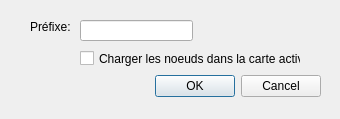
<?xml version="1.0" encoding="UTF-8"?>
<ui version="4.0">
 <class>reseaux</class>
 <widget class="QDialog" name="reseaux">
  <property name="geometry">
   <rect>
    <x>0</x>
    <y>0</y>
    <width>340</width>
    <height>119</height>
   </rect>
  </property>
  <property name="windowTitle">
   <string>Créer graphe</string>
  </property>
  <widget class="QDialogButtonBox" name="buttonBox">
   <property name="geometry">
    <rect>
     <x>20</x>
     <y>70</y>
     <width>301</width>
     <height>32</height>
    </rect>
   </property>
   <property name="orientation">
    <enum>Qt::Horizontal</enum>
   </property>
   <property name="standardButtons">
    <set>QDialogButtonBox::Cancel|QDialogButtonBox::Ok</set>
   </property>
  </widget>
  <widget class="QLineEdit" name="lineEdit">
   <property name="geometry">
    <rect>
     <x>80</x>
     <y>20</y>
     <width>113</width>
     <height>21</height>
    </rect>
   </property>
  </widget>
  <widget class="QLabel" name="label">
   <property name="geometry">
    <rect>
     <x>30</x>
     <y>20</y>
     <width>46</width>
     <height>13</height>
    </rect>
   </property>
   <property name="text">
    <string>Préfixe:</string>
   </property>
  </widget>
  <widget class="QCheckBox" name="checkBox">
   <property name="geometry">
    <rect>
     <x>80</x>
     <y>50</y>
     <width>221</width>
     <height>17</height>
    </rect>
   </property>
   <property name="text">
    <string>Charger les noeuds dans la carte active</string>
   </property>
   <property name="autoRepeatInterval">
    <number>100</number>
   </property>
  </widget>
 </widget>
 <resources/>
 <connections>
  <connection>
   <sender>buttonBox</sender>
   <signal>accepted()</signal>
   <receiver>reseaux</receiver>
   <slot>accept()</slot>
   <hints>
    <hint type="sourcelabel">
     <x>248</x>
     <y>254</y>
    </hint>
    <hint type="destinationlabel">
     <x>157</x>
     <y>274</y>
    </hint>
   </hints>
  </connection>
  <connection>
   <sender>buttonBox</sender>
   <signal>rejected()</signal>
   <receiver>reseaux</receiver>
   <slot>reject()</slot>
   <hints>
    <hint type="sourcelabel">
     <x>316</x>
     <y>260</y>
    </hint>
    <hint type="destinationlabel">
     <x>286</x>
     <y>274</y>
    </hint>
   </hints>
  </connection>
 </connections>
</ui>
